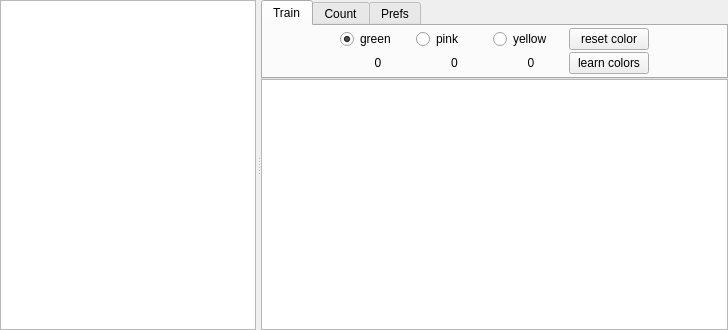
<?xml version="1.0" encoding="UTF-8"?>
<ui version="4.0">
 <class>Form</class>
 <widget class="QWidget" name="Form">
  <property name="geometry">
   <rect>
    <x>0</x>
    <y>0</y>
    <width>728</width>
    <height>330</height>
   </rect>
  </property>
  <property name="windowTitle">
   <string>Form</string>
  </property>
  <layout class="QHBoxLayout" name="horizontalLayout">
   <property name="margin">
    <number>0</number>
   </property>
   <item>
    <widget class="QSplitter" name="splitter">
     <property name="lineWidth">
      <number>0</number>
     </property>
     <property name="midLineWidth">
      <number>0</number>
     </property>
     <property name="orientation">
      <enum>Qt::Horizontal</enum>
     </property>
     <property name="handleWidth">
      <number>5</number>
     </property>
     <property name="childrenCollapsible">
      <bool>false</bool>
     </property>
     <widget class="QListView" name="snapsList">
      <property name="sizePolicy">
       <sizepolicy hsizetype="Minimum" vsizetype="Expanding">
        <horstretch>0</horstretch>
        <verstretch>0</verstretch>
       </sizepolicy>
      </property>
      <property name="minimumSize">
       <size>
        <width>80</width>
        <height>0</height>
       </size>
      </property>
      <property name="horizontalScrollBarPolicy">
       <enum>Qt::ScrollBarAlwaysOff</enum>
      </property>
      <property name="movement">
       <enum>QListView::Static</enum>
      </property>
      <property name="spacing">
       <number>0</number>
      </property>
      <property name="uniformItemSizes">
       <bool>true</bool>
      </property>
     </widget>
     <widget class="QFrame" name="frame">
      <property name="sizePolicy">
       <sizepolicy hsizetype="Expanding" vsizetype="Expanding">
        <horstretch>1</horstretch>
        <verstretch>0</verstretch>
       </sizepolicy>
      </property>
      <layout class="QVBoxLayout" name="verticalLayout">
       <property name="spacing">
        <number>0</number>
       </property>
       <property name="margin">
        <number>0</number>
       </property>
       <item>
        <widget class="QTabWidget" name="mode">
         <property name="sizePolicy">
          <sizepolicy hsizetype="Preferred" vsizetype="Minimum">
           <horstretch>0</horstretch>
           <verstretch>0</verstretch>
          </sizepolicy>
         </property>
         <property name="tabShape">
          <enum>QTabWidget::Rounded</enum>
         </property>
         <property name="currentIndex">
          <number>0</number>
         </property>
         <widget class="QWidget" name="trainTab">
          <attribute name="title">
           <string>Train</string>
          </attribute>
          <layout class="QGridLayout" name="gridLayout_2">
           <property name="margin">
            <number>0</number>
           </property>
           <property name="spacing">
            <number>0</number>
           </property>
           <item row="0" column="8">
            <widget class="QPushButton" name="resetLayer">
             <property name="sizePolicy">
              <sizepolicy hsizetype="Preferred" vsizetype="Fixed">
               <horstretch>0</horstretch>
               <verstretch>0</verstretch>
              </sizepolicy>
             </property>
             <property name="toolTip">
              <string>clear all train examples of the current color</string>
             </property>
             <property name="text">
              <string>reset color</string>
             </property>
            </widget>
           </item>
           <item row="0" column="0">
            <spacer name="horizontalSpacer_3">
             <property name="orientation">
              <enum>Qt::Horizontal</enum>
             </property>
             <property name="sizeHint" stdset="0">
              <size>
               <width>40</width>
               <height>20</height>
              </size>
             </property>
            </spacer>
           </item>
           <item row="0" column="9">
            <spacer name="horizontalSpacer_4">
             <property name="orientation">
              <enum>Qt::Horizontal</enum>
             </property>
             <property name="sizeHint" stdset="0">
              <size>
               <width>40</width>
               <height>20</height>
              </size>
             </property>
            </spacer>
           </item>
           <item row="0" column="2">
            <widget class="QRadioButton" name="greenTrainMode">
             <property name="sizePolicy">
              <sizepolicy hsizetype="Preferred" vsizetype="Fixed">
               <horstretch>0</horstretch>
               <verstretch>0</verstretch>
              </sizepolicy>
             </property>
             <property name="text">
              <string>green</string>
             </property>
             <property name="checked">
              <bool>true</bool>
             </property>
             <attribute name="buttonGroup">
              <string>trainModeGroup</string>
             </attribute>
            </widget>
           </item>
           <item row="0" column="4">
            <widget class="QRadioButton" name="pinkTrainMode">
             <property name="sizePolicy">
              <sizepolicy hsizetype="Preferred" vsizetype="Fixed">
               <horstretch>0</horstretch>
               <verstretch>0</verstretch>
              </sizepolicy>
             </property>
             <property name="text">
              <string>pink</string>
             </property>
             <attribute name="buttonGroup">
              <string>trainModeGroup</string>
             </attribute>
            </widget>
           </item>
           <item row="0" column="6">
            <widget class="QRadioButton" name="yellowTrainMode">
             <property name="sizePolicy">
              <sizepolicy hsizetype="Preferred" vsizetype="Fixed">
               <horstretch>0</horstretch>
               <verstretch>0</verstretch>
              </sizepolicy>
             </property>
             <property name="text">
              <string>yellow</string>
             </property>
             <attribute name="buttonGroup">
              <string>trainModeGroup</string>
             </attribute>
            </widget>
           </item>
           <item row="3" column="8">
            <widget class="QPushButton" name="learn">
             <property name="sizePolicy">
              <sizepolicy hsizetype="Preferred" vsizetype="Fixed">
               <horstretch>0</horstretch>
               <verstretch>0</verstretch>
              </sizepolicy>
             </property>
             <property name="text">
              <string>learn colors</string>
             </property>
            </widget>
           </item>
           <item row="3" column="2">
            <widget class="QLabel" name="greenTrainCount">
             <property name="sizePolicy">
              <sizepolicy hsizetype="MinimumExpanding" vsizetype="Preferred">
               <horstretch>0</horstretch>
               <verstretch>0</verstretch>
              </sizepolicy>
             </property>
             <property name="toolTip">
              <string>green</string>
             </property>
             <property name="styleSheet">
              <string notr="true">background: &quot;#AAFFAA&quot;;</string>
             </property>
             <property name="lineWidth">
              <number>0</number>
             </property>
             <property name="text">
              <string>0</string>
             </property>
             <property name="alignment">
              <set>Qt::AlignCenter</set>
             </property>
             <property name="indent">
              <number>0</number>
             </property>
            </widget>
           </item>
           <item row="3" column="4">
            <widget class="QLabel" name="pinkTrainCount">
             <property name="sizePolicy">
              <sizepolicy hsizetype="MinimumExpanding" vsizetype="Preferred">
               <horstretch>0</horstretch>
               <verstretch>0</verstretch>
              </sizepolicy>
             </property>
             <property name="toolTip">
              <string>pink</string>
             </property>
             <property name="styleSheet">
              <string notr="true">background: &quot;#FF90E0&quot;;</string>
             </property>
             <property name="lineWidth">
              <number>0</number>
             </property>
             <property name="text">
              <string>0</string>
             </property>
             <property name="alignment">
              <set>Qt::AlignCenter</set>
             </property>
             <property name="indent">
              <number>0</number>
             </property>
            </widget>
           </item>
           <item row="3" column="6">
            <widget class="QLabel" name="yellowTrainCount">
             <property name="sizePolicy">
              <sizepolicy hsizetype="MinimumExpanding" vsizetype="Preferred">
               <horstretch>0</horstretch>
               <verstretch>0</verstretch>
              </sizepolicy>
             </property>
             <property name="toolTip">
              <string>yellow</string>
             </property>
             <property name="styleSheet">
              <string notr="true">background: &quot;#FFFFAA&quot;;</string>
             </property>
             <property name="lineWidth">
              <number>0</number>
             </property>
             <property name="text">
              <string>0</string>
             </property>
             <property name="alignment">
              <set>Qt::AlignCenter</set>
             </property>
             <property name="indent">
              <number>0</number>
             </property>
            </widget>
           </item>
          </layout>
         </widget>
         <widget class="QWidget" name="countTab">
          <attribute name="title">
           <string>Count</string>
          </attribute>
          <layout class="QGridLayout" name="gridLayout_5">
           <property name="horizontalSpacing">
            <number>3</number>
           </property>
           <property name="verticalSpacing">
            <number>1</number>
           </property>
           <property name="margin">
            <number>0</number>
           </property>
           <item row="0" column="1">
            <widget class="QPushButton" name="count">
             <property name="text">
              <string>count</string>
             </property>
             <property name="autoDefault">
              <bool>false</bool>
             </property>
             <property name="default">
              <bool>false</bool>
             </property>
             <property name="flat">
              <bool>false</bool>
             </property>
            </widget>
           </item>
           <item row="1" column="3">
            <widget class="QSlider" name="colorDiffThreshold">
             <property name="sizePolicy">
              <sizepolicy hsizetype="MinimumExpanding" vsizetype="Fixed">
               <horstretch>1</horstretch>
               <verstretch>0</verstretch>
              </sizepolicy>
             </property>
             <property name="toolTip">
              <string>color difference threshold: how similar to the trained palette color should be to be considered a card color</string>
             </property>
             <property name="minimum">
              <number>1</number>
             </property>
             <property name="maximum">
              <number>45</number>
             </property>
             <property name="value">
              <number>10</number>
             </property>
             <property name="orientation">
              <enum>Qt::Horizontal</enum>
             </property>
             <property name="tickPosition">
              <enum>QSlider::TicksBelow</enum>
             </property>
             <property name="tickInterval">
              <number>5</number>
             </property>
            </widget>
           </item>
           <item row="1" column="1">
            <widget class="QPushButton" name="colorDiffOn">
             <property name="sizePolicy">
              <sizepolicy hsizetype="Minimum" vsizetype="Fixed">
               <horstretch>0</horstretch>
               <verstretch>0</verstretch>
              </sizepolicy>
             </property>
             <property name="toolTip">
              <string>press to see what the algorithm sees</string>
             </property>
             <property name="text">
              <string>color diff</string>
             </property>
             <property name="checkable">
              <bool>false</bool>
             </property>
             <property name="checked">
              <bool>false</bool>
             </property>
             <property name="flat">
              <bool>false</bool>
             </property>
            </widget>
           </item>
           <item row="1" column="0">
            <spacer name="horizontalSpacer_6">
             <property name="orientation">
              <enum>Qt::Horizontal</enum>
             </property>
             <property name="sizeHint" stdset="0">
              <size>
               <width>40</width>
               <height>20</height>
              </size>
             </property>
            </spacer>
           </item>
           <item row="1" column="9">
            <spacer name="horizontalSpacer_5">
             <property name="orientation">
              <enum>Qt::Horizontal</enum>
             </property>
             <property name="sizeHint" stdset="0">
              <size>
               <width>40</width>
               <height>20</height>
              </size>
             </property>
            </spacer>
           </item>
           <item row="0" column="7">
            <widget class="QLabel" name="label_4">
             <property name="sizePolicy">
              <sizepolicy hsizetype="Preferred" vsizetype="Preferred">
               <horstretch>0</horstretch>
               <verstretch>0</verstretch>
              </sizepolicy>
             </property>
             <property name="text">
              <string>size filter</string>
             </property>
             <property name="alignment">
              <set>Qt::AlignCenter</set>
             </property>
            </widget>
           </item>
           <item row="1" column="7">
            <widget class="QSlider" name="sizeFilter">
             <property name="sizePolicy">
              <sizepolicy hsizetype="MinimumExpanding" vsizetype="Fixed">
               <horstretch>1</horstretch>
               <verstretch>0</verstretch>
              </sizepolicy>
             </property>
             <property name="toolTip">
              <string>size filter: minimum size of a color blob that is considered a card</string>
             </property>
             <property name="minimum">
              <number>2</number>
             </property>
             <property name="maximum">
              <number>40</number>
             </property>
             <property name="value">
              <number>10</number>
             </property>
             <property name="orientation">
              <enum>Qt::Horizontal</enum>
             </property>
             <property name="tickPosition">
              <enum>QSlider::TicksBelow</enum>
             </property>
             <property name="tickInterval">
              <number>5</number>
             </property>
            </widget>
           </item>
           <item row="0" column="3">
            <widget class="QWidget" name="widget" native="true">
             <layout class="QHBoxLayout" name="horizontalLayout_2">
              <property name="spacing">
               <number>0</number>
              </property>
              <property name="margin">
               <number>0</number>
              </property>
              <item>
               <widget class="QLabel" name="greenCount">
                <property name="toolTip">
                 <string>green</string>
                </property>
                <property name="styleSheet">
                 <string notr="true">background: &quot;#AAFFAA&quot;;</string>
                </property>
                <property name="text">
                 <string>0</string>
                </property>
                <property name="alignment">
                 <set>Qt::AlignCenter</set>
                </property>
               </widget>
              </item>
              <item>
               <widget class="QLabel" name="pinkCount">
                <property name="toolTip">
                 <string>pink</string>
                </property>
                <property name="styleSheet">
                 <string notr="true">background: &quot;#FF90E0&quot;;</string>
                </property>
                <property name="text">
                 <string>0</string>
                </property>
                <property name="alignment">
                 <set>Qt::AlignCenter</set>
                </property>
               </widget>
              </item>
              <item>
               <widget class="QLabel" name="yellowCount">
                <property name="toolTip">
                 <string>yellow</string>
                </property>
                <property name="styleSheet">
                 <string notr="true">background: &quot;#FFFFAA&quot;;</string>
                </property>
                <property name="text">
                 <string>0</string>
                </property>
                <property name="alignment">
                 <set>Qt::AlignCenter</set>
                </property>
               </widget>
              </item>
             </layout>
            </widget>
           </item>
          </layout>
         </widget>
         <widget class="QWidget" name="prefsTab">
          <attribute name="title">
           <string>Prefs</string>
          </attribute>
          <layout class="QGridLayout" name="gridLayout">
           <property name="margin">
            <number>0</number>
           </property>
           <property name="spacing">
            <number>2</number>
           </property>
           <item row="1" column="0" rowspan="2">
            <spacer name="horizontalSpacer_2">
             <property name="orientation">
              <enum>Qt::Horizontal</enum>
             </property>
             <property name="sizeHint" stdset="0">
              <size>
               <width>40</width>
               <height>20</height>
              </size>
             </property>
            </spacer>
           </item>
           <item row="3" column="1">
            <widget class="QLabel" name="label_2">
             <property name="text">
              <string extracomment="limit width / height of the working image to this number of pixels">working size limit</string>
             </property>
             <property name="alignment">
              <set>Qt::AlignRight|Qt::AlignTrailing|Qt::AlignVCenter</set>
             </property>
            </widget>
           </item>
           <item row="3" column="3">
            <widget class="QLabel" name="label_3">
             <property name="text">
              <string>pick fuzz</string>
             </property>
             <property name="alignment">
              <set>Qt::AlignRight|Qt::AlignTrailing|Qt::AlignVCenter</set>
             </property>
            </widget>
           </item>
           <item row="3" column="4">
            <widget class="QSpinBox" name="pickFuzz">
             <property name="alignment">
              <set>Qt::AlignRight|Qt::AlignTrailing|Qt::AlignVCenter</set>
             </property>
             <property name="suffix">
              <string/>
             </property>
             <property name="minimum">
              <number>1</number>
             </property>
             <property name="maximum">
              <number>255</number>
             </property>
             <property name="singleStep">
              <number>1</number>
             </property>
             <property name="value">
              <number>15</number>
             </property>
            </widget>
           </item>
           <item row="3" column="2">
            <widget class="QSpinBox" name="sizeLimit">
             <property name="minimum">
              <number>120</number>
             </property>
             <property name="maximum">
              <number>2096</number>
             </property>
             <property name="singleStep">
              <number>16</number>
             </property>
             <property name="value">
              <number>1024</number>
             </property>
            </widget>
           </item>
           <item row="1" column="1" colspan="4">
            <widget class="QPushButton" name="snapDirPicker">
             <property name="toolTip">
              <string>Snapshots directory</string>
             </property>
             <property name="text">
              <string>CONFIGURE</string>
             </property>
            </widget>
           </item>
           <item row="3" column="5">
            <spacer name="horizontalSpacer">
             <property name="orientation">
              <enum>Qt::Horizontal</enum>
             </property>
             <property name="sizeHint" stdset="0">
              <size>
               <width>40</width>
               <height>20</height>
              </size>
             </property>
            </spacer>
           </item>
          </layout>
         </widget>
        </widget>
       </item>
       <item>
        <widget class="QGraphicsView" name="display"/>
       </item>
      </layout>
     </widget>
    </widget>
   </item>
  </layout>
 </widget>
 <resources/>
 <connections/>
 <buttongroups>
  <buttongroup name="trainModeGroup"/>
 </buttongroups>
</ui>
